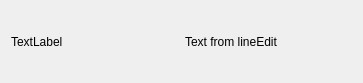
<?xml version="1.0" encoding="UTF-8"?>
<ui version="4.0">
 <class>AnimalWidgetItem</class>
 <widget class="QWidget" name="AnimalWidgetItem">
  <property name="geometry">
   <rect>
    <x>0</x>
    <y>0</y>
    <width>363</width>
    <height>83</height>
   </rect>
  </property>
  <property name="windowTitle">
   <string>Form</string>
  </property>
  <layout class="QGridLayout" name="gridLayout">
   <item row="0" column="0">
    <layout class="QVBoxLayout" name="verticalLayout">
     <item>
      <layout class="QHBoxLayout" name="horizontalLayout_2">
       <item>
        <widget class="QLabel" name="nameLabel">
         <property name="text">
          <string>TextLabel</string>
         </property>
        </widget>
       </item>
       <item>
        <widget class="QLabel" name="breedLabel">
         <property name="text">
          <string>Text from lineEdit</string>
         </property>
        </widget>
       </item>
      </layout>
     </item>
    </layout>
   </item>
  </layout>
 </widget>
 <resources/>
 <connections/>
</ui>
